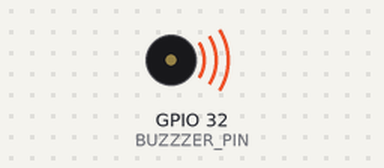
The sketch below on a simulated ESP32. On the bench: buzzer (waves = sounding).

Above: at 0.1 s.
At 81.2 s:
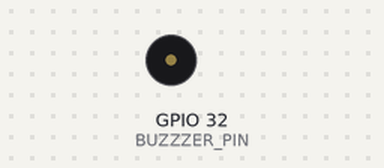
Timing chart, 0 to 82.7 s (numbered marks = the images above):
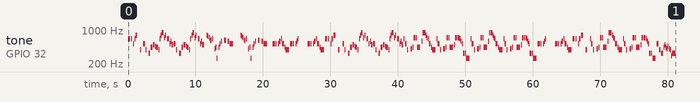

The sketch:

01.ino
```cpp
/*
 * This ESP32 code is created by esp32io.com
 *
 * This ESP32 code is released in the public domain
 *
 * For more detail (instruction and wiring diagram), visit https://esp32io.com/tutorials/esp32-piezo-buzzer
 */

#include "pitches.h"
#define BUZZZER_PIN  32 // ESP32 pin GIOP18 connected to piezo buzzer

int melody[] = {
  NOTE_E5, NOTE_E5, REST, NOTE_E5, REST, NOTE_C5, NOTE_E5,
  NOTE_G5, REST, NOTE_G4, REST,
  NOTE_C5, NOTE_G4, REST, NOTE_E4,
  NOTE_A4, NOTE_B4, NOTE_AS4, NOTE_A4,
  NOTE_G4, NOTE_E5, NOTE_G5, NOTE_A5, NOTE_F5, NOTE_G5,
  REST, NOTE_E5,NOTE_C5, NOTE_D5, NOTE_B4,
  NOTE_C5, NOTE_G4, REST, NOTE_E4,
  NOTE_A4, NOTE_B4, NOTE_AS4, NOTE_A4,
  NOTE_G4, NOTE_E5, NOTE_G5, NOTE_A5, NOTE_F5, NOTE_G5,
  REST, NOTE_E5,NOTE_C5, NOTE_D5, NOTE_B4,

  REST, NOTE_G5, NOTE_FS5, NOTE_F5, NOTE_DS5, NOTE_E5,
  REST, NOTE_GS4, NOTE_A4, NOTE_C4, REST, NOTE_A4, NOTE_C5, NOTE_D5,
  REST, NOTE_DS5, REST, NOTE_D5,
  NOTE_C5, REST,

  REST, NOTE_G5, NOTE_FS5, NOTE_F5, NOTE_DS5, NOTE_E5,
  REST, NOTE_GS4, NOTE_A4, NOTE_C4, REST, NOTE_A4, NOTE_C5, NOTE_D5,
  REST, NOTE_DS5, REST, NOTE_D5,
  NOTE_C5, REST,

  NOTE_C5, NOTE_C5, NOTE_C5, REST, NOTE_C5, NOTE_D5,
  NOTE_E5, NOTE_C5, NOTE_A4, NOTE_G4,

  NOTE_C5, NOTE_C5, NOTE_C5, REST, NOTE_C5, NOTE_D5, NOTE_E5,
  REST,
  NOTE_C5, NOTE_C5, NOTE_C5, REST, NOTE_C5, NOTE_D5,
  NOTE_E5, NOTE_C5, NOTE_A4, NOTE_G4,
  NOTE_E5, NOTE_E5, REST, NOTE_E5, REST, NOTE_C5, NOTE_E5,
  NOTE_G5, REST, NOTE_G4, REST,
  NOTE_C5, NOTE_G4, REST, NOTE_E4,

  NOTE_A4, NOTE_B4, NOTE_AS4, NOTE_A4,
  NOTE_G4, NOTE_E5, NOTE_G5, NOTE_A5, NOTE_F5, NOTE_G5,
  REST, NOTE_E5, NOTE_C5, NOTE_D5, NOTE_B4,

  NOTE_C5, NOTE_G4, REST, NOTE_E4,
  NOTE_A4, NOTE_B4, NOTE_AS4, NOTE_A4,
  NOTE_G4, NOTE_E5, NOTE_G5, NOTE_A5, NOTE_F5, NOTE_G5,
  REST, NOTE_E5, NOTE_C5, NOTE_D5, NOTE_B4,

  NOTE_E5, NOTE_C5, NOTE_G4, REST, NOTE_GS4,
  NOTE_A4, NOTE_F5, NOTE_F5, NOTE_A4,
  NOTE_D5, NOTE_A5, NOTE_A5, NOTE_A5, NOTE_G5, NOTE_F5,

  NOTE_E5, NOTE_C5, NOTE_A4, NOTE_G4,
  NOTE_E5, NOTE_C5, NOTE_G4, REST, NOTE_GS4,
  NOTE_A4, NOTE_F5, NOTE_F5, NOTE_A4,
  NOTE_B4, NOTE_F5, NOTE_F5, NOTE_F5, NOTE_E5, NOTE_D5,
  NOTE_C5, NOTE_E4, NOTE_E4, NOTE_C4,

  NOTE_E5, NOTE_C5, NOTE_G4, REST, NOTE_GS4,
  NOTE_A4, NOTE_F5, NOTE_F5, NOTE_A4,
  NOTE_D5, NOTE_A5, NOTE_A5, NOTE_A5, NOTE_G5, NOTE_F5,

  NOTE_E5, NOTE_C5, NOTE_A4, NOTE_G4,
  NOTE_E5, NOTE_C5, NOTE_G4, REST, NOTE_GS4,
  NOTE_A4, NOTE_F5, NOTE_F5, NOTE_A4,
  NOTE_B4, NOTE_F5, NOTE_F5, NOTE_F5, NOTE_E5, NOTE_D5,
  NOTE_C5, NOTE_E4, NOTE_E4, NOTE_C4,
  NOTE_C5, NOTE_C5, NOTE_C5, REST, NOTE_C5, NOTE_D5, NOTE_E5,
  REST,

  NOTE_C5, NOTE_C5, NOTE_C5, REST, NOTE_C5, NOTE_D5,
  NOTE_E5, NOTE_C5, NOTE_A4, NOTE_G4,
  NOTE_E5, NOTE_E5, REST, NOTE_E5, REST, NOTE_C5, NOTE_E5,
  NOTE_G5, REST, NOTE_G4, REST,
  NOTE_E5, NOTE_C5, NOTE_G4, REST, NOTE_GS4,
  NOTE_A4, NOTE_F5, NOTE_F5, NOTE_A4,
  NOTE_D5, NOTE_A5, NOTE_A5, NOTE_A5, NOTE_G5, NOTE_F5,

  NOTE_E5, NOTE_C5, NOTE_A4, NOTE_G4,
  NOTE_E5, NOTE_C5, NOTE_G4, REST, NOTE_GS4,
  NOTE_A4, NOTE_F5, NOTE_F5, NOTE_A4,
  NOTE_B4, NOTE_F5, NOTE_F5, NOTE_F5, NOTE_E5, NOTE_D5,
  NOTE_C5, NOTE_E4, NOTE_E4, NOTE_C4,

  // Game over sound
  NOTE_C5, NOTE_G4, NOTE_E4,
  NOTE_A4, NOTE_B4, NOTE_A4, NOTE_GS4, NOTE_AS4, NOTE_GS4,
  NOTE_G4, NOTE_D4, NOTE_E4
};

int noteDurations[] = {
  8, 8, 8, 8, 8, 8, 8,
  4, 4, 8, 4,
  4, 8, 4, 4,
  4, 4, 8, 4,
  8, 8, 8, 4, 8, 8,
  8, 4,8, 8, 4,
  4, 8, 4, 4,
  4, 4, 8, 4,
  8, 8, 8, 4, 8, 8,
  8, 4,8, 8, 4,


  4, 8, 8, 8, 4, 8,
  8, 8, 8, 8, 8, 8, 8, 8,
  4, 4, 8, 4,
  2, 2,

  4, 8, 8, 8, 4, 8,
  8, 8, 8, 8, 8, 8, 8, 8,
  4, 4, 8, 4,
  2, 2,

  8, 4, 8, 8, 8, 4,
  8, 4, 8, 2,

  8, 4, 8, 8, 8, 8, 8,
  1,
  8, 4, 8, 8, 8, 4,
  8, 4, 8, 2,
  8, 8, 8, 8, 8, 8, 4,
  4, 4, 4, 4,
  4, 8, 4, 4,

  4, 4, 8, 4,
  8, 8, 8, 4, 8, 8,
  8, 4, 8, 8, 4,

  4, 8, 4, 4,
  4, 4, 8, 4,
  8, 8, 8, 4, 8, 8,
  8, 4, 8, 8, 4,

  8, 4, 8, 4, 4,
  8, 4, 8, 2,
  8, 8, 8, 8, 8, 8,

  8, 4, 8, 2,
  8, 4, 8, 4, 4,
  8, 4, 8, 2,
  8, 4, 8, 8, 8, 8,
  8, 4, 8, 2,

  8, 4, 8, 4, 4,
  8, 4, 8, 2,
  8, 8, 8, 8, 8, 8,

  8, 4, 8, 2,
  8, 4, 8, 4, 4,
  8, 4, 8, 2,
  8, 4, 8, 8, 8, 8,
  8, 4, 8, 2,
  8, 4, 8, 8, 8, 8, 8,
  1,

  8, 4, 8, 8, 8, 4,
  8, 4, 8, 2,
  8, 8, 8, 8, 8, 8, 4,
  4, 4, 4, 4,
  8, 4, 8, 4, 4,
  8, 4, 8, 2,
  8, 8, 8, 8, 8, 8,

  8, 4, 8, 2,
  8, 4, 8, 4, 4,
  8, 4, 8, 2,
  8, 4, 8, 8, 8, 8,
  8, 4, 8, 2,

  //game over sound
  4, 4, 4,
  8, 8, 8, 8, 8, 8,
  8, 8, 2
};

void setup() {
  int size = sizeof(noteDurations) / sizeof(int);

  for (int thisNote = 0; thisNote < size; thisNote++) {
    int noteDuration = 1000 / noteDurations[thisNote];
    tone(BUZZZER_PIN, melody[thisNote], noteDuration);

    int pauseBetweenNotes = noteDuration * 1.30;
    delay(pauseBetweenNotes);
    noTone(BUZZZER_PIN);
  }
}

void loop() {
}
```

pitches.h
```cpp
/*************************************************
 * Public Constants
 *************************************************/

#ifndef pitches_h
#define pitches_h

#define NOTE_B0  31
#define NOTE_C1  33
#define NOTE_CS1 35
#define NOTE_D1  37
#define NOTE_DS1 39
#define NOTE_E1  41
#define NOTE_F1  44
#define NOTE_FS1 46
#define NOTE_G1  49
#define NOTE_GS1 52
#define NOTE_A1  55
#define NOTE_AS1 58
#define NOTE_B1  62
#define NOTE_C2  65
#define NOTE_CS2 69
#define NOTE_D2  73
#define NOTE_DS2 78
#define NOTE_E2  82
#define NOTE_F2  87
#define NOTE_FS2 93
#define NOTE_G2  98
#define NOTE_GS2 104
#define NOTE_A2  110
#define NOTE_AS2 117
#define NOTE_B2  123
#define NOTE_C3  131
#define NOTE_CS3 139
#define NOTE_DB3 139
#define NOTE_D3  147
#define NOTE_DS3 156
#define NOTE_EB3 156
#define NOTE_E3  165
#define NOTE_F3  175
#define NOTE_FS3 185
#define NOTE_G3  196
#define NOTE_GS3 208
#define NOTE_A3  220
#define NOTE_AS3 233
#define NOTE_B3  247
#define NOTE_C4  262
#define NOTE_CS4 277
#define NOTE_D4  294
#define NOTE_DS4 311
#define NOTE_E4  330
#define NOTE_F4  349
#define NOTE_FS4 370
#define NOTE_G4  392
#define NOTE_GS4 415
#define NOTE_A4  440
#define NOTE_AS4 466
#define NOTE_B4  494
#define NOTE_C5  523
#define NOTE_CS5 554
#define NOTE_D5  587
#define NOTE_DS5 622
#define NOTE_E5  659
#define NOTE_F5  698
#define NOTE_FS5 740
#define NOTE_G5  784
#define NOTE_GS5 831
#define NOTE_A5  880
#define NOTE_AS5 932
#define NOTE_B5  988
#define NOTE_C6  1047
#define NOTE_CS6 1109
#define NOTE_D6  1175
#define NOTE_DS6 1245
#define NOTE_E6  1319
#define NOTE_F6  1397
#define NOTE_FS6 1480
#define NOTE_G6  1568
#define NOTE_GS6 1661
#define NOTE_A6  1760
#define NOTE_AS6 1865
#define NOTE_B6  1976
#define NOTE_C7  2093
#define NOTE_CS7 2217
#define NOTE_D7  2349
#define NOTE_DS7 2489
#define NOTE_E7  2637
#define NOTE_F7  2794
#define NOTE_FS7 2960
#define NOTE_G7  3136
#define NOTE_GS7 3322
#define NOTE_A7  3520
#define NOTE_AS7 3729
#define NOTE_B7  3951
#define NOTE_C8  4186
#define NOTE_CS8 4435
#define NOTE_D8  4699
#define NOTE_DS8 4978
#define REST     0

#endif
```
